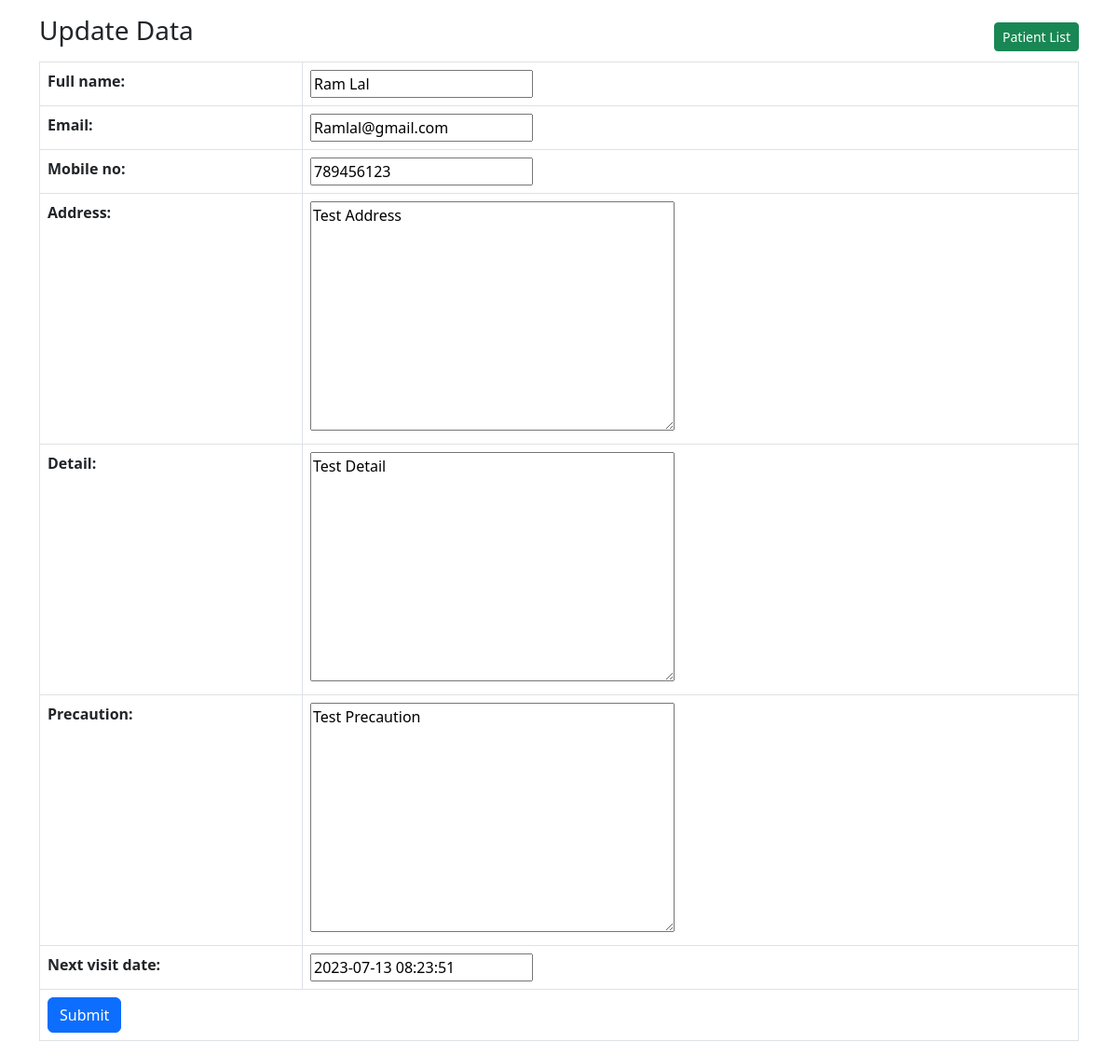
Screenshot of /update-patient/1 with the database file from the repository.
### main/models.py (models this page shows, shortened)
class Patient(models.Model):
    full_name=models.CharField(max_length=100)
    email=models.CharField(max_length=100)
    mobile_no=models.CharField(max_length=15)
    address=models.TextField()
    detail=models.TextField()
    precaution=models.TextField()
    visit_date=models.DateTimeField(auto_now_add=True)
    next_visit_date=models.DateTimeField()

### main/views.py (the view)
# urls.py: path('update-patient/<int:id>',views.updatePatient,name='update-patient'),
def updatePatient(request, id):
    patient = Patient.objects.get(id=id)
    if request.method == 'POST':
        saveForm = PatientForm(request.POST,instance=patient)
        if saveForm.is_valid():
            saveForm.save()
            messages.success(request, 'Data has been added successfully.')
    form=PatientForm(instance=patient)
    return render(request, 'update-patient.html', {'form': form})

### main/forms.py
class PatientForm(forms.ModelForm):
    class Meta:
        model=Patient
        fields=('full_name','email','mobile_no','address','detail','precaution','next_visit_date')

### main/templates/update-patient.html (shortened to what this page needs)
{% load static %}
<!DOCTYPE html>
<html lang="en">
<head>
    <link rel="stylesheet" href="{% static 'bootstrap.min.css' %}">
</head>
<body>
    <main class="container">
        <h3 class="my-3">Update Data <a href="/" class="float-end btn btn-sm btn-success mt-2">Patient List</a></h3>
        <form method="post" action="">
            <table class="table table-bordered">
                {{form.as_table}}
                <tr>
                    <td colspan="2"><input type="submit" class="btn btn-primary" /></td>
                </tr>
            </table>
        </form>
    </main>
</body>
</html>

### rows the page displays
Patient: full_name "Ram Lal", email "Ramlal@gmail.com", mobile_no "789456123", address "Test Address", detail "Test Detail", precaution "Test Precaution", next_visit_date "2023-07-13 08:23:51"
